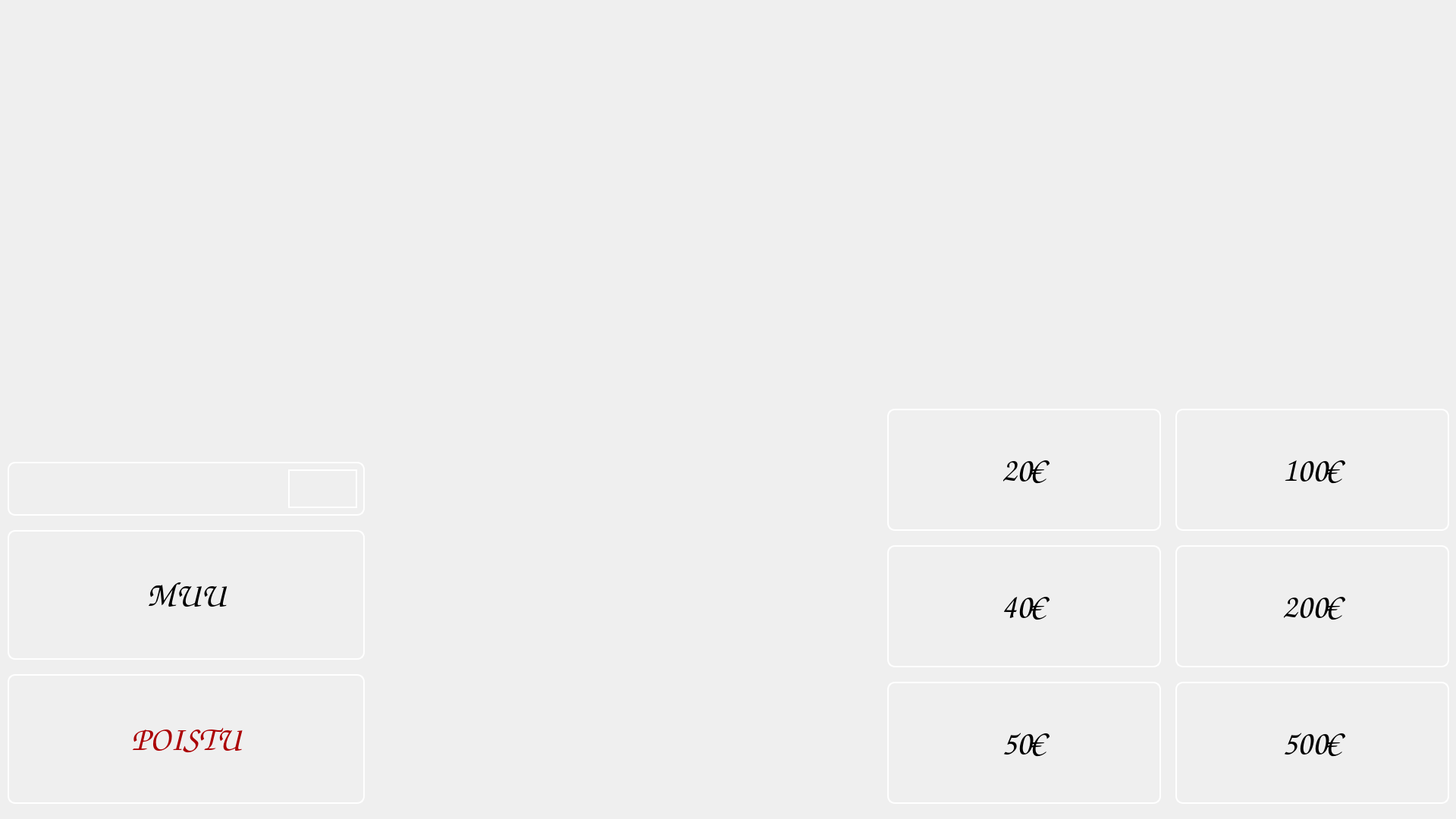
<?xml version="1.0" encoding="UTF-8"?>
<ui version="4.0">
 <class>withdraw_main</class>
 <widget class="QDialog" name="withdraw_main">
  <property name="geometry">
   <rect>
    <x>0</x>
    <y>0</y>
    <width>1920</width>
    <height>1080</height>
   </rect>
  </property>
  <property name="windowTitle">
   <string>Dialog</string>
  </property>
  <property name="styleSheet">
   <string notr="true"/>
  </property>
  <widget class="QStackedWidget" name="stackedWidget">
   <property name="geometry">
    <rect>
     <x>0</x>
     <y>-1</y>
     <width>1920</width>
     <height>1080</height>
    </rect>
   </property>
   <property name="currentIndex">
    <number>0</number>
   </property>
   <widget class="QWidget" name="page1_setAmount">
    <property name="styleSheet">
     <string notr="true"/>
    </property>
    <widget class="QPushButton" name="btn40">
     <property name="geometry">
      <rect>
       <x>1170</x>
       <y>720</y>
       <width>361</width>
       <height>161</height>
      </rect>
     </property>
     <property name="font">
      <font>
       <family>Comic Sans MS</family>
       <pointsize>34</pointsize>
       <italic>false</italic>
       <bold>true</bold>
      </font>
     </property>
     <property name="styleSheet">
      <string notr="true">background-image: url(:/icons/flags/hemmobutt.png);
font: 900 34pt &quot;Comic Sans MS&quot;;
border-style: solid;
border-color: white;
border-width: 2px;
border-radius: 10px;</string>
     </property>
     <property name="text">
      <string>40€</string>
     </property>
    </widget>
    <widget class="QPushButton" name="btn50">
     <property name="geometry">
      <rect>
       <x>1170</x>
       <y>900</y>
       <width>361</width>
       <height>161</height>
      </rect>
     </property>
     <property name="font">
      <font>
       <family>Comic Sans MS</family>
       <pointsize>34</pointsize>
       <italic>false</italic>
       <bold>true</bold>
      </font>
     </property>
     <property name="styleSheet">
      <string notr="true">background-image: url(:/icons/flags/hemmobutt.png);
font: 900 34pt &quot;Comic Sans MS&quot;;
border-style: solid;
border-color: white;
border-width: 2px;
border-radius: 10px;</string>
     </property>
     <property name="text">
      <string>50€</string>
     </property>
    </widget>
    <widget class="QPushButton" name="btn100">
     <property name="geometry">
      <rect>
       <x>1550</x>
       <y>540</y>
       <width>361</width>
       <height>161</height>
      </rect>
     </property>
     <property name="font">
      <font>
       <family>Comic Sans MS</family>
       <pointsize>34</pointsize>
       <italic>false</italic>
       <bold>true</bold>
      </font>
     </property>
     <property name="styleSheet">
      <string notr="true">background-image: url(:/icons/flags/hemmobutt.png);
font: 900 34pt &quot;Comic Sans MS&quot;;
border-style: solid;
border-color: white;
border-width: 2px;
border-radius: 10px;</string>
     </property>
     <property name="text">
      <string>100€</string>
     </property>
    </widget>
    <widget class="QPushButton" name="btnCustomAmount">
     <property name="geometry">
      <rect>
       <x>10</x>
       <y>700</y>
       <width>471</width>
       <height>171</height>
      </rect>
     </property>
     <property name="font">
      <font>
       <family>Comic Sans MS</family>
       <pointsize>34</pointsize>
       <italic>false</italic>
       <bold>true</bold>
      </font>
     </property>
     <property name="styleSheet">
      <string notr="true">background-image: url(:/icons/flags/hemmobutt.png);
font: 900 34pt &quot;Comic Sans MS&quot;;
border-style: solid;
border-color: white;
border-width: 2px;
border-radius: 10px;</string>
     </property>
     <property name="text">
      <string>MUU</string>
     </property>
    </widget>
    <widget class="QPushButton" name="btn200">
     <property name="geometry">
      <rect>
       <x>1550</x>
       <y>720</y>
       <width>361</width>
       <height>161</height>
      </rect>
     </property>
     <property name="font">
      <font>
       <family>Comic Sans MS</family>
       <pointsize>34</pointsize>
       <italic>false</italic>
       <bold>true</bold>
      </font>
     </property>
     <property name="styleSheet">
      <string notr="true">background-image: url(:/icons/flags/hemmobutt.png);
font: 900 34pt &quot;Comic Sans MS&quot;;
border-style: solid;
border-color: white;
border-width: 2px;
border-radius: 10px;</string>
     </property>
     <property name="text">
      <string>200€</string>
     </property>
    </widget>
    <widget class="QPushButton" name="btn500">
     <property name="geometry">
      <rect>
       <x>1550</x>
       <y>900</y>
       <width>361</width>
       <height>161</height>
      </rect>
     </property>
     <property name="font">
      <font>
       <family>Comic Sans MS</family>
       <pointsize>34</pointsize>
       <italic>false</italic>
       <bold>true</bold>
      </font>
     </property>
     <property name="styleSheet">
      <string notr="true">background-image: url(:/icons/flags/hemmobutt.png);
font: 900 34pt &quot;Comic Sans MS&quot;;
border-style: solid;
border-color: white;
border-width: 2px;
border-radius: 10px;</string>
     </property>
     <property name="text">
      <string>500€</string>
     </property>
    </widget>
    <widget class="QPushButton" name="btn20">
     <property name="geometry">
      <rect>
       <x>1170</x>
       <y>540</y>
       <width>361</width>
       <height>161</height>
      </rect>
     </property>
     <property name="font">
      <font>
       <family>Comic Sans MS</family>
       <pointsize>34</pointsize>
       <italic>false</italic>
       <bold>true</bold>
      </font>
     </property>
     <property name="layoutDirection">
      <enum>Qt::LeftToRight</enum>
     </property>
     <property name="styleSheet">
      <string notr="true">background-image: url(:/icons/flags/hemmobutt.png);
font: 900 34pt &quot;Comic Sans MS&quot;;
border-style: solid;
border-color: white;
border-width: 2px;
border-radius: 10px;</string>
     </property>
     <property name="text">
      <string>20€</string>
     </property>
    </widget>
    <widget class="QPushButton" name="btnExit">
     <property name="geometry">
      <rect>
       <x>10</x>
       <y>890</y>
       <width>471</width>
       <height>171</height>
      </rect>
     </property>
     <property name="font">
      <font>
       <family>Comic Sans MS</family>
       <pointsize>34</pointsize>
       <italic>false</italic>
       <bold>true</bold>
      </font>
     </property>
     <property name="styleSheet">
      <string notr="true">background-image: url(:/icons/flags/hemmobutt.png);
font: 900 34pt &quot;Comic Sans MS&quot;;
border-style: solid;
border-color: white;
border-width: 2px;
border-radius: 10px;
color: #AB0003;</string>
     </property>
     <property name="text">
      <string>POISTU</string>
     </property>
    </widget>
    <widget class="QLabel" name="label_currentCurrency">
     <property name="geometry">
      <rect>
       <x>10</x>
       <y>610</y>
       <width>471</width>
       <height>71</height>
      </rect>
     </property>
     <property name="styleSheet">
      <string notr="true">border-image: url(:/icons/flags/hemmobutt.png);
font: 900 20pt &quot;Comic Sans MS&quot;;
border-style: solid;
border-color: white;
border-width: 2px;
border-radius: 10px;</string>
     </property>
     <property name="text">
      <string/>
     </property>
     <property name="textInteractionFlags">
      <set>Qt::NoTextInteraction</set>
     </property>
    </widget>
    <widget class="QLabel" name="label_flag">
     <property name="geometry">
      <rect>
       <x>380</x>
       <y>620</y>
       <width>91</width>
       <height>51</height>
      </rect>
     </property>
     <property name="styleSheet">
      <string notr="true">border-image: url(:/icons/flags/hemmobutt.png);
border-style: solid;
border-color: white;
border-width: 2px;</string>
     </property>
     <property name="text">
      <string/>
     </property>
     <property name="scaledContents">
      <bool>true</bool>
     </property>
     <property name="textInteractionFlags">
      <set>Qt::NoTextInteraction</set>
     </property>
    </widget>
    <widget class="QLabel" name="lbl_20_main">
     <property name="geometry">
      <rect>
       <x>1180</x>
       <y>540</y>
       <width>341</width>
       <height>31</height>
      </rect>
     </property>
     <property name="font">
      <font>
       <family>Comic Sans MS</family>
       <pointsize>20</pointsize>
      </font>
     </property>
     <property name="styleSheet">
      <string notr="true">background-image: url(:/icons/flags/hemmobutt.png);</string>
     </property>
     <property name="text">
      <string/>
     </property>
     <property name="alignment">
      <set>Qt::AlignCenter</set>
     </property>
     <property name="openExternalLinks">
      <bool>true</bool>
     </property>
     <property name="textInteractionFlags">
      <set>Qt::NoTextInteraction</set>
     </property>
    </widget>
    <widget class="QLabel" name="lbl_40_main">
     <property name="geometry">
      <rect>
       <x>1190</x>
       <y>720</y>
       <width>321</width>
       <height>31</height>
      </rect>
     </property>
     <property name="font">
      <font>
       <family>Comic Sans MS</family>
       <pointsize>20</pointsize>
      </font>
     </property>
     <property name="styleSheet">
      <string notr="true">background-image: url(:/icons/flags/hemmobutt.png);</string>
     </property>
     <property name="text">
      <string/>
     </property>
     <property name="alignment">
      <set>Qt::AlignCenter</set>
     </property>
     <property name="textInteractionFlags">
      <set>Qt::NoTextInteraction</set>
     </property>
    </widget>
    <widget class="QLabel" name="lbl_200_main">
     <property name="geometry">
      <rect>
       <x>1560</x>
       <y>720</y>
       <width>341</width>
       <height>31</height>
      </rect>
     </property>
     <property name="font">
      <font>
       <family>Comic Sans MS</family>
       <pointsize>20</pointsize>
      </font>
     </property>
     <property name="styleSheet">
      <string notr="true">background-image: url(:/icons/flags/hemmobutt.png);</string>
     </property>
     <property name="text">
      <string/>
     </property>
     <property name="alignment">
      <set>Qt::AlignCenter</set>
     </property>
     <property name="textInteractionFlags">
      <set>Qt::NoTextInteraction</set>
     </property>
    </widget>
    <widget class="QLabel" name="lbl_50_main">
     <property name="geometry">
      <rect>
       <x>1190</x>
       <y>900</y>
       <width>321</width>
       <height>31</height>
      </rect>
     </property>
     <property name="font">
      <font>
       <family>Comic Sans MS</family>
       <pointsize>20</pointsize>
      </font>
     </property>
     <property name="styleSheet">
      <string notr="true">background-image: url(:/icons/flags/hemmobutt.png);</string>
     </property>
     <property name="text">
      <string/>
     </property>
     <property name="alignment">
      <set>Qt::AlignCenter</set>
     </property>
     <property name="textInteractionFlags">
      <set>Qt::NoTextInteraction</set>
     </property>
    </widget>
    <widget class="QLabel" name="lbl_500_main">
     <property name="geometry">
      <rect>
       <x>1560</x>
       <y>900</y>
       <width>341</width>
       <height>31</height>
      </rect>
     </property>
     <property name="font">
      <font>
       <family>Comic Sans MS</family>
       <pointsize>20</pointsize>
      </font>
     </property>
     <property name="styleSheet">
      <string notr="true">background-image: url(:/icons/flags/hemmobutt.png);</string>
     </property>
     <property name="text">
      <string/>
     </property>
     <property name="alignment">
      <set>Qt::AlignCenter</set>
     </property>
     <property name="textInteractionFlags">
      <set>Qt::NoTextInteraction</set>
     </property>
    </widget>
    <widget class="QLabel" name="lbl_100_main">
     <property name="geometry">
      <rect>
       <x>1560</x>
       <y>540</y>
       <width>341</width>
       <height>31</height>
      </rect>
     </property>
     <property name="font">
      <font>
       <family>Comic Sans MS</family>
       <pointsize>20</pointsize>
      </font>
     </property>
     <property name="styleSheet">
      <string notr="true">background-image: url(:/icons/flags/hemmobutt.png);</string>
     </property>
     <property name="text">
      <string/>
     </property>
     <property name="alignment">
      <set>Qt::AlignCenter</set>
     </property>
     <property name="textInteractionFlags">
      <set>Qt::NoTextInteraction</set>
     </property>
    </widget>
    <widget class="QLabel" name="backroundPic1">
     <property name="geometry">
      <rect>
       <x>0</x>
       <y>0</y>
       <width>1920</width>
       <height>1080</height>
      </rect>
     </property>
     <property name="text">
      <string/>
     </property>
     <property name="pixmap">
      <pixmap resource="resourcefile.qrc">:/icons/flags/hemmowithdraw.png</pixmap>
     </property>
     <property name="scaledContents">
      <bool>true</bool>
     </property>
     <property name="textInteractionFlags">
      <set>Qt::NoTextInteraction</set>
     </property>
    </widget>
    <zorder>backroundPic1</zorder>
    <zorder>btn40</zorder>
    <zorder>btn50</zorder>
    <zorder>btn100</zorder>
    <zorder>btnCustomAmount</zorder>
    <zorder>btn200</zorder>
    <zorder>btn500</zorder>
    <zorder>btn20</zorder>
    <zorder>btnExit</zorder>
    <zorder>label_currentCurrency</zorder>
    <zorder>label_flag</zorder>
    <zorder>lbl_20_main</zorder>
    <zorder>lbl_40_main</zorder>
    <zorder>lbl_200_main</zorder>
    <zorder>lbl_50_main</zorder>
    <zorder>lbl_500_main</zorder>
    <zorder>lbl_100_main</zorder>
   </widget>
   <widget class="QWidget" name="page2_customAmount">
    <widget class="QLineEdit" name="lineEdit_customAmount">
     <property name="geometry">
      <rect>
       <x>500</x>
       <y>340</y>
       <width>921</width>
       <height>111</height>
      </rect>
     </property>
     <property name="styleSheet">
      <string notr="true">background-image: url(:/icons/flags/hemmobutt.png);
font: 900 34pt &quot;Comic Sans MS&quot;;
border-style: solid;
border-color: white;
border-width: 2px;
border-radius: 10px;</string>
     </property>
     <property name="text">
      <string/>
     </property>
     <property name="alignment">
      <set>Qt::AlignCenter</set>
     </property>
    </widget>
    <widget class="QPushButton" name="btn_goBack">
     <property name="geometry">
      <rect>
       <x>20</x>
       <y>960</y>
       <width>281</width>
       <height>91</height>
      </rect>
     </property>
     <property name="font">
      <font>
       <family>Comic Sans MS</family>
       <pointsize>34</pointsize>
       <italic>false</italic>
       <bold>true</bold>
      </font>
     </property>
     <property name="styleSheet">
      <string notr="true">background-image: url(:/icons/flags/hemmobutt.png);
font: 900 34pt &quot;Comic Sans MS&quot;;
border-style: solid;
border-color: white;
border-width: 2px;
border-radius: 10px;</string>
     </property>
     <property name="text">
      <string>TAKAISIN</string>
     </property>
    </widget>
    <widget class="QPushButton" name="btn_OK">
     <property name="geometry">
      <rect>
       <x>1130</x>
       <y>840</y>
       <width>281</width>
       <height>91</height>
      </rect>
     </property>
     <property name="font">
      <font>
       <family>Comic Sans MS</family>
       <pointsize>34</pointsize>
       <italic>false</italic>
       <bold>true</bold>
      </font>
     </property>
     <property name="styleSheet">
      <string notr="true">background-image: url(:/icons/flags/hemmobutt.png);
font: 900 34pt &quot;Comic Sans MS&quot;;
border-style: solid;
border-color: white;
border-width: 2px;
border-radius: 10px;
color: #00AB03;</string>
     </property>
     <property name="text">
      <string>OK</string>
     </property>
    </widget>
    <widget class="QPushButton" name="btn_erase">
     <property name="geometry">
      <rect>
       <x>510</x>
       <y>840</y>
       <width>281</width>
       <height>91</height>
      </rect>
     </property>
     <property name="font">
      <font>
       <family>Comic Sans MS</family>
       <pointsize>34</pointsize>
       <italic>false</italic>
       <bold>true</bold>
      </font>
     </property>
     <property name="styleSheet">
      <string notr="true">background-image: url(:/icons/flags/hemmobutt.png);
font: 900 34pt &quot;Comic Sans MS&quot;;
border-style: solid;
border-color: white;
border-width: 2px;
border-radius: 10px;
color: #AB0003;</string>
     </property>
     <property name="text">
      <string>DEL</string>
     </property>
    </widget>
    <widget class="QPushButton" name="btn_num0">
     <property name="geometry">
      <rect>
       <x>820</x>
       <y>840</y>
       <width>281</width>
       <height>91</height>
      </rect>
     </property>
     <property name="font">
      <font>
       <family>Comic Sans MS</family>
       <pointsize>34</pointsize>
       <italic>false</italic>
       <bold>true</bold>
      </font>
     </property>
     <property name="styleSheet">
      <string notr="true">background-image: url(:/icons/flags/hemmobutt.png);
font: 900 34pt &quot;Comic Sans MS&quot;;
border-style: solid;
border-color: white;
border-width: 2px;
border-radius: 10px;</string>
     </property>
     <property name="text">
      <string>0</string>
     </property>
    </widget>
    <widget class="QPushButton" name="btn_num7">
     <property name="geometry">
      <rect>
       <x>510</x>
       <y>720</y>
       <width>281</width>
       <height>91</height>
      </rect>
     </property>
     <property name="font">
      <font>
       <family>Comic Sans MS</family>
       <pointsize>34</pointsize>
       <italic>false</italic>
       <bold>true</bold>
      </font>
     </property>
     <property name="styleSheet">
      <string notr="true">background-image: url(:/icons/flags/hemmobutt.png);
font: 900 34pt &quot;Comic Sans MS&quot;;
border-style: solid;
border-color: white;
border-width: 2px;
border-radius: 10px;</string>
     </property>
     <property name="text">
      <string>7</string>
     </property>
    </widget>
    <widget class="QPushButton" name="btn_num8">
     <property name="geometry">
      <rect>
       <x>820</x>
       <y>720</y>
       <width>281</width>
       <height>91</height>
      </rect>
     </property>
     <property name="font">
      <font>
       <family>Comic Sans MS</family>
       <pointsize>34</pointsize>
       <italic>false</italic>
       <bold>true</bold>
      </font>
     </property>
     <property name="styleSheet">
      <string notr="true">background-image: url(:/icons/flags/hemmobutt.png);
font: 900 34pt &quot;Comic Sans MS&quot;;
border-style: solid;
border-color: white;
border-width: 2px;
border-radius: 10px;</string>
     </property>
     <property name="text">
      <string>8</string>
     </property>
    </widget>
    <widget class="QPushButton" name="btn_num9">
     <property name="enabled">
      <bool>true</bool>
     </property>
     <property name="geometry">
      <rect>
       <x>1130</x>
       <y>720</y>
       <width>281</width>
       <height>91</height>
      </rect>
     </property>
     <property name="font">
      <font>
       <family>Comic Sans MS</family>
       <pointsize>34</pointsize>
       <italic>false</italic>
       <bold>true</bold>
      </font>
     </property>
     <property name="styleSheet">
      <string notr="true">background-image: url(:/icons/flags/hemmobutt.png);
font: 900 34pt &quot;Comic Sans MS&quot;;
border-style: solid;
border-color: white;
border-width: 2px;
border-radius: 10px;</string>
     </property>
     <property name="text">
      <string>9</string>
     </property>
    </widget>
    <widget class="QPushButton" name="btn_num4">
     <property name="geometry">
      <rect>
       <x>510</x>
       <y>600</y>
       <width>281</width>
       <height>91</height>
      </rect>
     </property>
     <property name="font">
      <font>
       <family>Comic Sans MS</family>
       <pointsize>34</pointsize>
       <italic>false</italic>
       <bold>true</bold>
      </font>
     </property>
     <property name="styleSheet">
      <string notr="true">background-image: url(:/icons/flags/hemmobutt.png);
font: 900 34pt &quot;Comic Sans MS&quot;;
border-style: solid;
border-color: white;
border-width: 2px;
border-radius: 10px;</string>
     </property>
     <property name="text">
      <string>4</string>
     </property>
    </widget>
    <widget class="QPushButton" name="btn_num5">
     <property name="geometry">
      <rect>
       <x>820</x>
       <y>600</y>
       <width>281</width>
       <height>91</height>
      </rect>
     </property>
     <property name="font">
      <font>
       <family>Comic Sans MS</family>
       <pointsize>34</pointsize>
       <italic>false</italic>
       <bold>true</bold>
      </font>
     </property>
     <property name="styleSheet">
      <string notr="true">background-image: url(:/icons/flags/hemmobutt.png);
font: 900 34pt &quot;Comic Sans MS&quot;;
border-style: solid;
border-color: white;
border-width: 2px;
border-radius: 10px;</string>
     </property>
     <property name="text">
      <string>5</string>
     </property>
    </widget>
    <widget class="QPushButton" name="btn_num6">
     <property name="geometry">
      <rect>
       <x>1130</x>
       <y>600</y>
       <width>281</width>
       <height>91</height>
      </rect>
     </property>
     <property name="font">
      <font>
       <family>Comic Sans MS</family>
       <pointsize>34</pointsize>
       <italic>false</italic>
       <bold>true</bold>
      </font>
     </property>
     <property name="styleSheet">
      <string notr="true">background-image: url(:/icons/flags/hemmobutt.png);
font: 900 34pt &quot;Comic Sans MS&quot;;
border-style: solid;
border-color: white;
border-width: 2px;
border-radius: 10px;</string>
     </property>
     <property name="text">
      <string>6</string>
     </property>
    </widget>
    <widget class="QPushButton" name="btn_num3">
     <property name="geometry">
      <rect>
       <x>1130</x>
       <y>480</y>
       <width>281</width>
       <height>91</height>
      </rect>
     </property>
     <property name="font">
      <font>
       <family>Comic Sans MS</family>
       <pointsize>34</pointsize>
       <italic>false</italic>
       <bold>true</bold>
      </font>
     </property>
     <property name="styleSheet">
      <string notr="true">background-image: url(:/icons/flags/hemmobutt.png);
font: 900 34pt &quot;Comic Sans MS&quot;;
border-style: solid;
border-color: white;
border-width: 2px;
border-radius: 10px;</string>
     </property>
     <property name="text">
      <string>3</string>
     </property>
    </widget>
    <widget class="QPushButton" name="btn_num2">
     <property name="geometry">
      <rect>
       <x>820</x>
       <y>480</y>
       <width>281</width>
       <height>91</height>
      </rect>
     </property>
     <property name="font">
      <font>
       <family>Comic Sans MS</family>
       <pointsize>34</pointsize>
       <italic>false</italic>
       <bold>true</bold>
      </font>
     </property>
     <property name="styleSheet">
      <string notr="true">background-image: url(:/icons/flags/hemmobutt.png);
font: 900 34pt &quot;Comic Sans MS&quot;;
border-style: solid;
border-color: white;
border-width: 2px;
border-radius: 10px;</string>
     </property>
     <property name="text">
      <string>2</string>
     </property>
    </widget>
    <widget class="QPushButton" name="btn_num1">
     <property name="geometry">
      <rect>
       <x>510</x>
       <y>480</y>
       <width>281</width>
       <height>91</height>
      </rect>
     </property>
     <property name="font">
      <font>
       <family>Comic Sans MS</family>
       <pointsize>34</pointsize>
       <italic>false</italic>
       <bold>true</bold>
      </font>
     </property>
     <property name="styleSheet">
      <string notr="true">background-image: url(:/icons/flags/hemmobutt.png);
font: 900 34pt &quot;Comic Sans MS&quot;;
border-style: solid;
border-color: white;
border-width: 2px;
border-radius: 10px;</string>
     </property>
     <property name="text">
      <string>1</string>
     </property>
    </widget>
    <widget class="QLabel" name="backroundPic2">
     <property name="geometry">
      <rect>
       <x>0</x>
       <y>0</y>
       <width>1920</width>
       <height>1080</height>
      </rect>
     </property>
     <property name="text">
      <string/>
     </property>
     <property name="pixmap">
      <pixmap resource="resourcefile.qrc">:/icons/flags/hemmowithdraw.png</pixmap>
     </property>
     <property name="scaledContents">
      <bool>true</bool>
     </property>
     <property name="textInteractionFlags">
      <set>Qt::NoTextInteraction</set>
     </property>
    </widget>
    <widget class="QLabel" name="label_currentCurrency_2">
     <property name="geometry">
      <rect>
       <x>720</x>
       <y>240</y>
       <width>481</width>
       <height>71</height>
      </rect>
     </property>
     <property name="styleSheet">
      <string notr="true">border-image: url(:/icons/flags/hemmobutt.png);
font: 900 20pt &quot;Comic Sans MS&quot;;
border-style: solid;
border-color: white;
border-width: 2px;
border-radius: 10px;</string>
     </property>
     <property name="text">
      <string/>
     </property>
     <property name="textInteractionFlags">
      <set>Qt::NoTextInteraction</set>
     </property>
    </widget>
    <widget class="QLabel" name="label_flag_2">
     <property name="geometry">
      <rect>
       <x>1090</x>
       <y>250</y>
       <width>91</width>
       <height>51</height>
      </rect>
     </property>
     <property name="styleSheet">
      <string notr="true">border-image: url(:/icons/flags/hemmobutt.png);
border-style: solid;
border-color: white;
border-width: 2px;</string>
     </property>
     <property name="text">
      <string/>
     </property>
     <property name="scaledContents">
      <bool>true</bool>
     </property>
     <property name="textInteractionFlags">
      <set>Qt::NoTextInteraction</set>
     </property>
    </widget>
    <zorder>backroundPic2</zorder>
    <zorder>lineEdit_customAmount</zorder>
    <zorder>btn_goBack</zorder>
    <zorder>btn_OK</zorder>
    <zorder>btn_erase</zorder>
    <zorder>btn_num0</zorder>
    <zorder>btn_num7</zorder>
    <zorder>btn_num8</zorder>
    <zorder>btn_num9</zorder>
    <zorder>btn_num4</zorder>
    <zorder>btn_num5</zorder>
    <zorder>btn_num6</zorder>
    <zorder>btn_num3</zorder>
    <zorder>btn_num2</zorder>
    <zorder>btn_num1</zorder>
    <zorder>label_currentCurrency_2</zorder>
    <zorder>label_flag_2</zorder>
   </widget>
   <widget class="QWidget" name="page3_confirmWithdraw">
    <widget class="QPushButton" name="btn_confirmWithdraw">
     <property name="geometry">
      <rect>
       <x>1110</x>
       <y>690</y>
       <width>451</width>
       <height>201</height>
      </rect>
     </property>
     <property name="font">
      <font>
       <family>Comic Sans MS</family>
       <pointsize>34</pointsize>
       <italic>false</italic>
       <bold>true</bold>
      </font>
     </property>
     <property name="styleSheet">
      <string notr="true">background-image: url(:/icons/flags/hemmobutt.png);
font: 900 34pt &quot;Comic Sans MS&quot;;
border-style: solid;
border-color: white;
border-width: 2px;
border-radius: 10px;
color: #00AB03;</string>
     </property>
     <property name="text">
      <string>HYVÄKSY</string>
     </property>
    </widget>
    <widget class="QPushButton" name="btn_resetWithdraw">
     <property name="geometry">
      <rect>
       <x>360</x>
       <y>690</y>
       <width>451</width>
       <height>201</height>
      </rect>
     </property>
     <property name="font">
      <font>
       <family>Comic Sans MS</family>
       <pointsize>34</pointsize>
       <italic>false</italic>
       <bold>true</bold>
      </font>
     </property>
     <property name="styleSheet">
      <string notr="true">background-image: url(:/icons/flags/hemmobutt.png);
font: 900 34pt &quot;Comic Sans MS&quot;;
border-style: solid;
border-color: white;
border-width: 2px;
border-radius: 10px;
color: #AB0003;</string>
     </property>
     <property name="text">
      <string>HYLKÄÄ</string>
     </property>
    </widget>
    <widget class="QLabel" name="label_confirmWithdraw">
     <property name="geometry">
      <rect>
       <x>460</x>
       <y>380</y>
       <width>1001</width>
       <height>171</height>
      </rect>
     </property>
     <property name="font">
      <font>
       <family>Comic Sans MS</family>
       <pointsize>60</pointsize>
       <italic>false</italic>
       <bold>true</bold>
      </font>
     </property>
     <property name="styleSheet">
      <string notr="true">background-image: url(:/icons/flags/hemmobutt.png);
font: 900 60pt &quot;Comic Sans MS&quot;;
border-style: solid;
border-color: white;
border-width: 2px;
border-radius: 10px;</string>
     </property>
     <property name="text">
      <string/>
     </property>
     <property name="alignment">
      <set>Qt::AlignCenter</set>
     </property>
     <property name="textInteractionFlags">
      <set>Qt::NoTextInteraction</set>
     </property>
    </widget>
    <widget class="QLabel" name="backroundPic3">
     <property name="geometry">
      <rect>
       <x>0</x>
       <y>0</y>
       <width>1920</width>
       <height>1080</height>
      </rect>
     </property>
     <property name="text">
      <string/>
     </property>
     <property name="pixmap">
      <pixmap resource="resourcefile.qrc">:/icons/flags/hemmottakemoney.png</pixmap>
     </property>
     <property name="scaledContents">
      <bool>true</bool>
     </property>
    </widget>
    <zorder>backroundPic3</zorder>
    <zorder>btn_confirmWithdraw</zorder>
    <zorder>btn_resetWithdraw</zorder>
    <zorder>label_confirmWithdraw</zorder>
   </widget>
   <widget class="QWidget" name="page4_withdrawSuccessful">
    <widget class="QProgressBar" name="progressBar">
     <property name="geometry">
      <rect>
       <x>420</x>
       <y>560</y>
       <width>1081</width>
       <height>151</height>
      </rect>
     </property>
     <property name="styleSheet">
      <string notr="true">background-image: url(:/icons/flags/hemmobutt.png);
font: 900 34pt &quot;Comic Sans MS&quot;;
border-style: solid;
border-color: white;
border-width: 2px;
border-radius: 10px;</string>
     </property>
     <property name="value">
      <number>24</number>
     </property>
     <property name="alignment">
      <set>Qt::AlignCenter</set>
     </property>
     <property name="invertedAppearance">
      <bool>false</bool>
     </property>
     <property name="format">
      <string>%v%</string>
     </property>
    </widget>
    <widget class="QLabel" name="label_3">
     <property name="geometry">
      <rect>
       <x>560</x>
       <y>470</y>
       <width>801</width>
       <height>81</height>
      </rect>
     </property>
     <property name="font">
      <font>
       <family>Comic Sans MS</family>
       <pointsize>24</pointsize>
       <italic>false</italic>
       <bold>true</bold>
      </font>
     </property>
     <property name="styleSheet">
      <string notr="true">background-image: url(:/icons/flags/hemmobutt.png);
font: 900 24pt &quot;Comic Sans MS&quot;;
border-style: solid;
border-color: white;
border-width: 2px;
border-radius: 10px;</string>
     </property>
     <property name="text">
      <string>TULOSTAMME RAHOJASI... :DD</string>
     </property>
     <property name="alignment">
      <set>Qt::AlignCenter</set>
     </property>
     <property name="textInteractionFlags">
      <set>Qt::NoTextInteraction</set>
     </property>
    </widget>
    <widget class="QLabel" name="backroundPic4">
     <property name="geometry">
      <rect>
       <x>0</x>
       <y>0</y>
       <width>1920</width>
       <height>1080</height>
      </rect>
     </property>
     <property name="text">
      <string/>
     </property>
     <property name="pixmap">
      <pixmap resource="resourcefile.qrc">:/icons/flags/hemmothankyou.png</pixmap>
     </property>
     <property name="scaledContents">
      <bool>true</bool>
     </property>
    </widget>
    <zorder>backroundPic4</zorder>
    <zorder>progressBar</zorder>
    <zorder>label_3</zorder>
   </widget>
  </widget>
 </widget>
 <resources>
  <include location="resourcefile.qrc"/>
 </resources>
 <connections/>
</ui>
